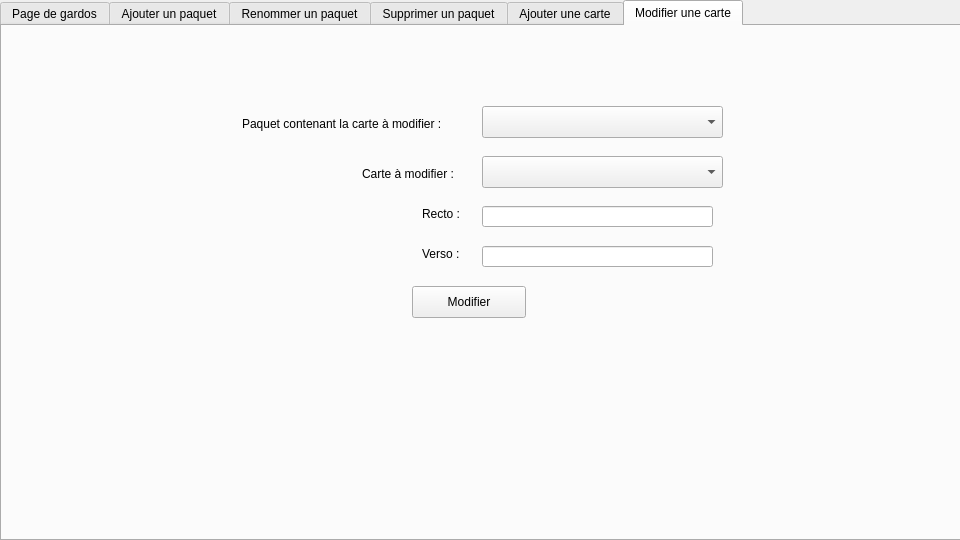
<?xml version="1.0" encoding="UTF-8"?>
<ui version="4.0">
 <class>MainWindow</class>
 <widget class="QMainWindow" name="MainWindow">
  <property name="geometry">
   <rect>
    <x>0</x>
    <y>0</y>
    <width>960</width>
    <height>540</height>
   </rect>
  </property>
  <property name="windowTitle">
   <string>MainWindow</string>
  </property>
  <widget class="QWidget" name="centralwidget">
   <widget class="QTabWidget" name="tabWidget">
    <property name="geometry">
     <rect>
      <x>0</x>
      <y>0</y>
      <width>961</width>
      <height>541</height>
     </rect>
    </property>
    <property name="currentIndex">
     <number>5</number>
    </property>
    <widget class="QWidget" name="PageDeGardos">
     <attribute name="title">
      <string>Page de gardos</string>
     </attribute>
     <widget class="QWidget" name="verticalLayoutWidget">
      <property name="geometry">
       <rect>
        <x>10</x>
        <y>130</y>
        <width>931</width>
        <height>121</height>
       </rect>
      </property>
      <layout class="QVBoxLayout" name="verticalLayout">
       <item>
        <layout class="QHBoxLayout" name="horizontalLayout">
         <item>
          <widget class="QPushButton" name="boutonCreerCarte">
           <property name="text">
            <string>Créer une carte</string>
           </property>
          </widget>
         </item>
         <item>
          <widget class="QPushButton" name="boutonModifierCarte">
           <property name="text">
            <string>Modifier un carte</string>
           </property>
          </widget>
         </item>
         <item>
          <widget class="QPushButton" name="boutonSupprimerCarte">
           <property name="text">
            <string>Supprimer une carte</string>
           </property>
          </widget>
         </item>
        </layout>
       </item>
       <item>
        <layout class="QHBoxLayout" name="horizontalLayout_2">
         <item>
          <widget class="QPushButton" name="boutonCreerPaquet">
           <property name="text">
            <string>Créer un paquet</string>
           </property>
          </widget>
         </item>
         <item>
          <widget class="QPushButton" name="boutonModifierPaquet">
           <property name="text">
            <string>Modifier un paquet</string>
           </property>
          </widget>
         </item>
         <item>
          <widget class="QPushButton" name="boutonSupprimerPaquet">
           <property name="text">
            <string>Supprimer un paquet</string>
           </property>
          </widget>
         </item>
        </layout>
       </item>
      </layout>
     </widget>
     <widget class="QPushButton" name="boutonReviser">
      <property name="geometry">
       <rect>
        <x>20</x>
        <y>250</y>
        <width>911</width>
        <height>121</height>
       </rect>
      </property>
      <property name="font">
       <font>
        <pointsize>50</pointsize>
        <weight>75</weight>
        <italic>false</italic>
        <bold>true</bold>
       </font>
      </property>
      <property name="text">
       <string>Réviser</string>
      </property>
     </widget>
     <widget class="QPushButton" name="boutonExporter">
      <property name="geometry">
       <rect>
        <x>20</x>
        <y>400</y>
        <width>431</width>
        <height>71</height>
       </rect>
      </property>
      <property name="text">
       <string>Exporter un paquet</string>
      </property>
     </widget>
     <widget class="QPushButton" name="boutonImporter">
      <property name="geometry">
       <rect>
        <x>500</x>
        <y>400</y>
        <width>431</width>
        <height>71</height>
       </rect>
      </property>
      <property name="text">
       <string>Importer un paquet</string>
      </property>
     </widget>
    </widget>
    <widget class="QWidget" name="CreerUnPaquito">
     <attribute name="title">
      <string>Ajouter un paquet</string>
     </attribute>
     <widget class="QLineEdit" name="lineEdit">
      <property name="geometry">
       <rect>
        <x>480</x>
        <y>70</y>
        <width>241</width>
        <height>21</height>
       </rect>
      </property>
     </widget>
     <widget class="QLabel" name="label">
      <property name="geometry">
       <rect>
        <x>310</x>
        <y>70</y>
        <width>141</width>
        <height>16</height>
       </rect>
      </property>
      <property name="text">
       <string>Nom du paquet :</string>
      </property>
     </widget>
     <widget class="QPushButton" name="pushButton">
      <property name="geometry">
       <rect>
        <x>390</x>
        <y>140</y>
        <width>114</width>
        <height>32</height>
       </rect>
      </property>
      <property name="text">
       <string>Créer</string>
      </property>
     </widget>
    </widget>
    <widget class="QWidget" name="tab">
     <attribute name="title">
      <string>Renommer un paquet</string>
     </attribute>
     <widget class="QComboBox" name="comboBox">
      <property name="geometry">
       <rect>
        <x>430</x>
        <y>60</y>
        <width>281</width>
        <height>32</height>
       </rect>
      </property>
     </widget>
     <widget class="QLabel" name="label_2">
      <property name="geometry">
       <rect>
        <x>270</x>
        <y>70</y>
        <width>131</width>
        <height>16</height>
       </rect>
      </property>
      <property name="text">
       <string>Paquet à renommer :</string>
      </property>
     </widget>
     <widget class="QLabel" name="label_3">
      <property name="geometry">
       <rect>
        <x>240</x>
        <y>110</y>
        <width>161</width>
        <height>20</height>
       </rect>
      </property>
      <property name="text">
       <string>Nouveau nom du paquet :</string>
      </property>
     </widget>
     <widget class="QLineEdit" name="lineEdit_2">
      <property name="geometry">
       <rect>
        <x>440</x>
        <y>110</y>
        <width>261</width>
        <height>21</height>
       </rect>
      </property>
     </widget>
     <widget class="QPushButton" name="pushButton_2">
      <property name="geometry">
       <rect>
        <x>350</x>
        <y>180</y>
        <width>161</width>
        <height>32</height>
       </rect>
      </property>
      <property name="text">
       <string>Renommer le paquet</string>
      </property>
     </widget>
    </widget>
    <widget class="QWidget" name="tab_2">
     <attribute name="title">
      <string>Supprimer un paquet</string>
     </attribute>
     <widget class="QLabel" name="label_4">
      <property name="geometry">
       <rect>
        <x>240</x>
        <y>80</y>
        <width>131</width>
        <height>16</height>
       </rect>
      </property>
      <property name="text">
       <string>Paquet à supprimer :</string>
      </property>
     </widget>
     <widget class="QComboBox" name="comboBox_2">
      <property name="geometry">
       <rect>
        <x>380</x>
        <y>70</y>
        <width>231</width>
        <height>32</height>
       </rect>
      </property>
     </widget>
     <widget class="QPushButton" name="pushButton_3">
      <property name="geometry">
       <rect>
        <x>320</x>
        <y>120</y>
        <width>114</width>
        <height>32</height>
       </rect>
      </property>
      <property name="text">
       <string>Supprimer</string>
      </property>
     </widget>
    </widget>
    <widget class="QWidget" name="tab_3">
     <attribute name="title">
      <string>Ajouter une carte</string>
     </attribute>
     <widget class="QLabel" name="label_5">
      <property name="geometry">
       <rect>
        <x>160</x>
        <y>70</y>
        <width>241</width>
        <height>16</height>
       </rect>
      </property>
      <property name="text">
       <string>Paquet dans lequel ajouter une carte :</string>
      </property>
     </widget>
     <widget class="QComboBox" name="comboBox_3">
      <property name="geometry">
       <rect>
        <x>420</x>
        <y>60</y>
        <width>231</width>
        <height>32</height>
       </rect>
      </property>
     </widget>
     <widget class="QLabel" name="label_6">
      <property name="geometry">
       <rect>
        <x>350</x>
        <y>110</y>
        <width>59</width>
        <height>16</height>
       </rect>
      </property>
      <property name="text">
       <string>Recto :</string>
      </property>
     </widget>
     <widget class="QLabel" name="label_7">
      <property name="geometry">
       <rect>
        <x>350</x>
        <y>140</y>
        <width>59</width>
        <height>16</height>
       </rect>
      </property>
      <property name="text">
       <string>Verso :</string>
      </property>
     </widget>
     <widget class="QLineEdit" name="lineEdit_3">
      <property name="geometry">
       <rect>
        <x>430</x>
        <y>110</y>
        <width>201</width>
        <height>21</height>
       </rect>
      </property>
     </widget>
     <widget class="QLineEdit" name="lineEdit_4">
      <property name="geometry">
       <rect>
        <x>430</x>
        <y>140</y>
        <width>201</width>
        <height>21</height>
       </rect>
      </property>
     </widget>
     <widget class="QPushButton" name="pushButton_4">
      <property name="geometry">
       <rect>
        <x>360</x>
        <y>190</y>
        <width>114</width>
        <height>32</height>
       </rect>
      </property>
      <property name="text">
       <string>Créer</string>
      </property>
     </widget>
    </widget>
    <widget class="QWidget" name="tab_4">
     <attribute name="title">
      <string>Modifier une carte</string>
     </attribute>
     <widget class="QComboBox" name="comboBox_4">
      <property name="geometry">
       <rect>
        <x>480</x>
        <y>80</y>
        <width>241</width>
        <height>32</height>
       </rect>
      </property>
     </widget>
     <widget class="QComboBox" name="comboBox_5">
      <property name="geometry">
       <rect>
        <x>480</x>
        <y>130</y>
        <width>241</width>
        <height>32</height>
       </rect>
      </property>
     </widget>
     <widget class="QLabel" name="label_8">
      <property name="geometry">
       <rect>
        <x>240</x>
        <y>90</y>
        <width>241</width>
        <height>16</height>
       </rect>
      </property>
      <property name="text">
       <string>Paquet contenant la carte à modifier :</string>
      </property>
     </widget>
     <widget class="QLabel" name="label_9">
      <property name="geometry">
       <rect>
        <x>360</x>
        <y>140</y>
        <width>111</width>
        <height>16</height>
       </rect>
      </property>
      <property name="text">
       <string>Carte à modifier :</string>
      </property>
     </widget>
     <widget class="QPushButton" name="pushButton_5">
      <property name="geometry">
       <rect>
        <x>410</x>
        <y>260</y>
        <width>114</width>
        <height>32</height>
       </rect>
      </property>
      <property name="text">
       <string>Modifier</string>
      </property>
     </widget>
     <widget class="QLabel" name="label_10">
      <property name="geometry">
       <rect>
        <x>420</x>
        <y>180</y>
        <width>59</width>
        <height>16</height>
       </rect>
      </property>
      <property name="text">
       <string>Recto :</string>
      </property>
     </widget>
     <widget class="QLabel" name="label_11">
      <property name="geometry">
       <rect>
        <x>420</x>
        <y>220</y>
        <width>59</width>
        <height>16</height>
       </rect>
      </property>
      <property name="text">
       <string>Verso :</string>
      </property>
     </widget>
     <widget class="QLineEdit" name="lineEdit_5">
      <property name="geometry">
       <rect>
        <x>480</x>
        <y>180</y>
        <width>231</width>
        <height>21</height>
       </rect>
      </property>
     </widget>
     <widget class="QLineEdit" name="lineEdit_6">
      <property name="geometry">
       <rect>
        <x>480</x>
        <y>220</y>
        <width>231</width>
        <height>21</height>
       </rect>
      </property>
     </widget>
    </widget>
   </widget>
  </widget>
 </widget>
 <layoutdefault spacing="6" margin="11"/>
 <resources/>
 <connections/>
</ui>
